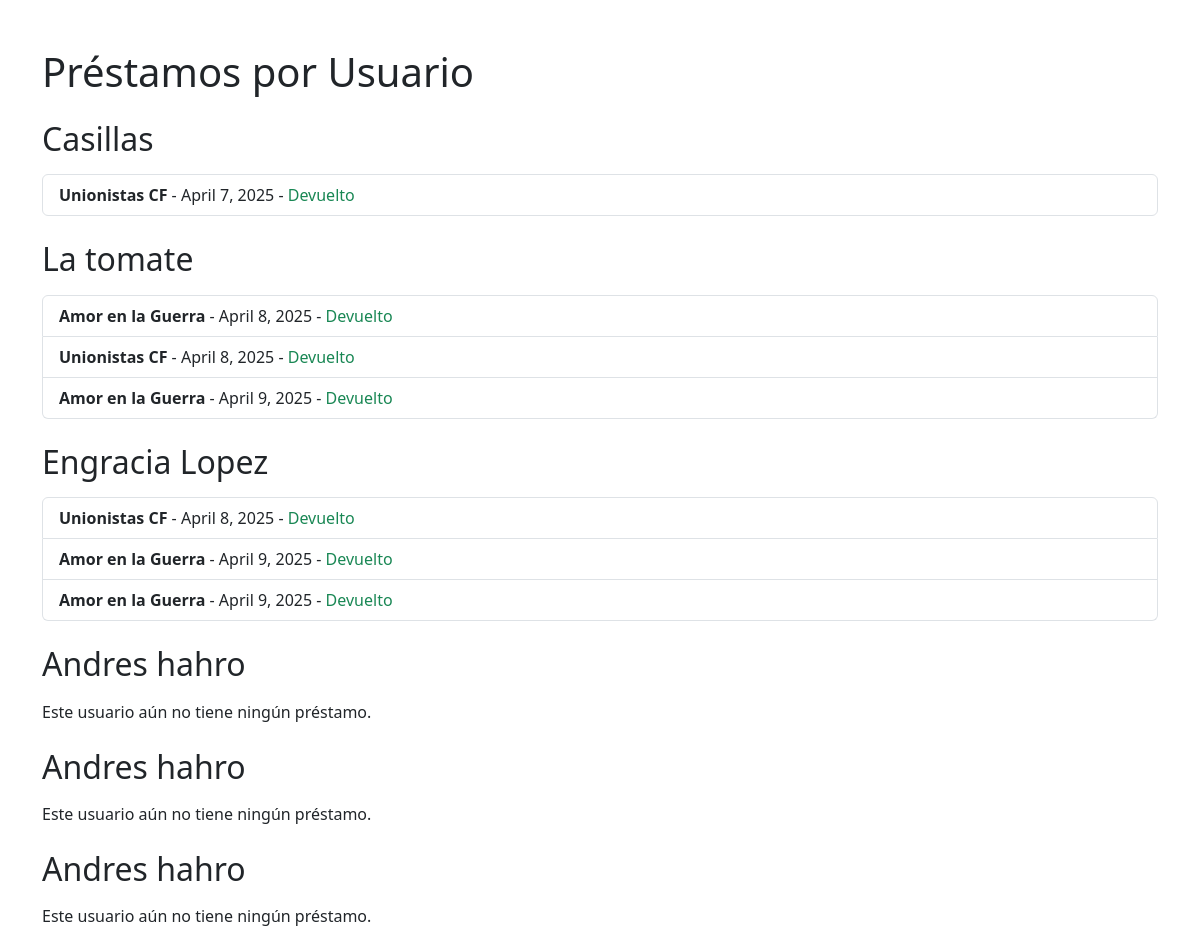
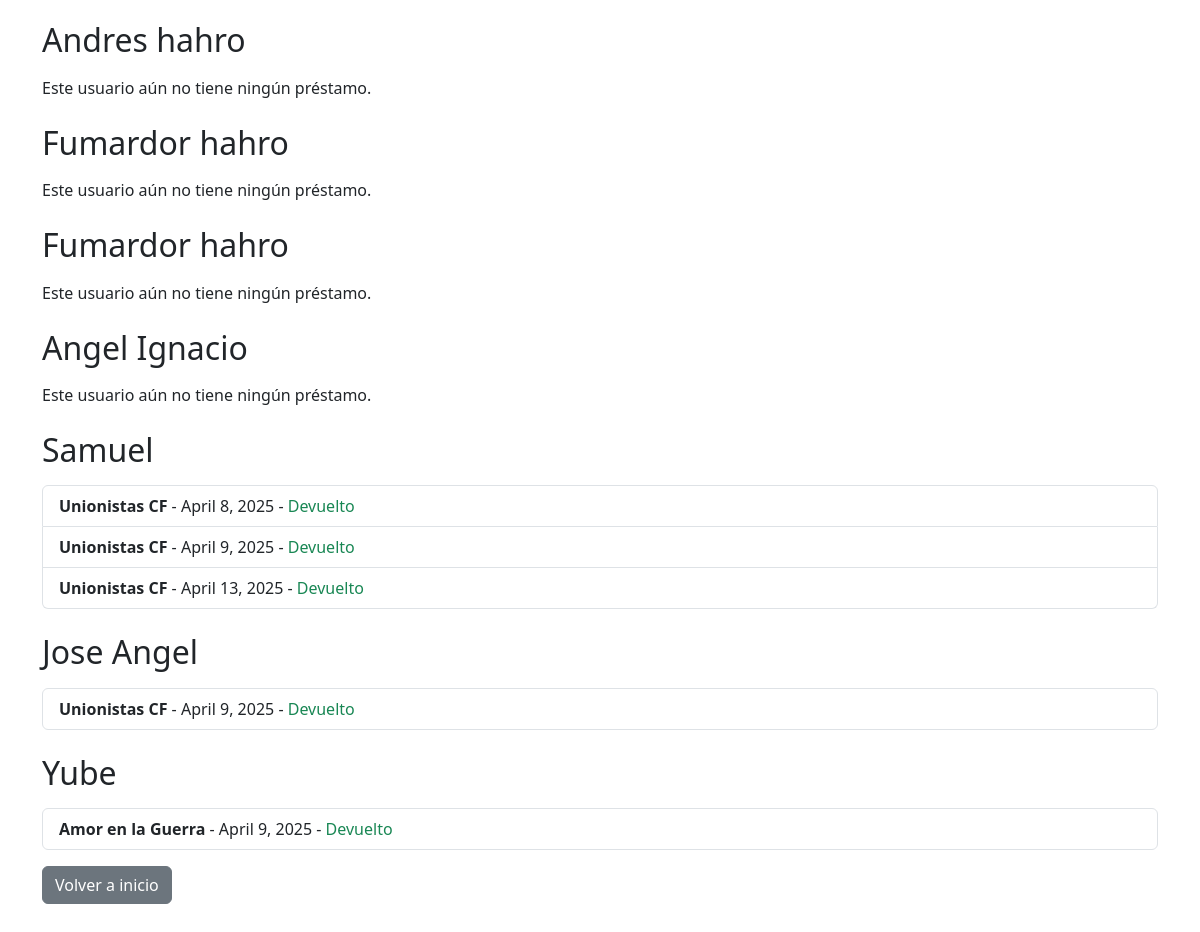
The app's page /prestamos/activos with its own data (2 pictures, top to bottom).
### app/models.py (models this page shows, shortened)
class User(models.Model):
    nombre = models.CharField(max_length=30)
    email = models.EmailField(max_length=50)
    telefono = models.CharField(max_length=9)

class Loan(models.Model):
    usuario = models.ForeignKey(User, on_delete=models.CASCADE)
    libro = models.ForeignKey(Book, on_delete=models.CASCADE)
    fecha = models.DateField(auto_now_add=True)
    devuelto = models.BooleanField(default=False)

class Book(models.Model):
    titulo = models.CharField(max_length=40, blank=False, unique=True, null=False)
    autor = models.CharField(max_length=20)
    editorial = models.CharField(max_length=30)
    biblioteca = models.ForeignKey(Library, on_delete=models.CASCADE)

### app/views.py (the view)
# urls.py: path('prestamos/activos', prestamos_por_usuario , name='prestamos_por_usuario'),
def prestamos_por_usuario(request):
    usuarios = User.objects.all().prefetch_related('loan_set__libro')
    return render(request, 'historial_prestamos_usuario.html', {'usuarios': usuarios})

### app/templates/historial_prestamos_usuario.html (shortened to what this page needs)
<!DOCTYPE html>
<html lang="es">
<head>
    <link href="https://cdn.jsdelivr.net/npm/bootstrap@5.3.0-alpha1/dist/css/bootstrap.min.css" rel="stylesheet">
</head>
<body>
  <div class="container my-5">
    <h1 class="mb-4">Préstamos por Usuario</h1>
    {% for usuario in usuarios %}
      <h2 class="mt-4">{{ usuario.nombre }}</h2>
      {% if usuario.loan_set.all %}
        <ul class="list-group mt-3">
          {% for prestamo in usuario.loan_set.all %}
            <li class="list-group-item">
              <strong>{{ prestamo.libro.titulo }}</strong> -
              {{ prestamo.fecha }} -
              {% if prestamo.devuelto %}
                <span class="text-success">Devuelto</span>
              {% else %}
                <span class="text-danger">No devuelto</span>
                <form method="post" action="{% url 'devolver_prestamo' prestamo.id %}" style="display:inline;">
                  {% csrf_token %}
                  <button type="submit" class="btn btn-warning btn-sm">Marcar como devuelto</button>
                </form>
              {% endif %}
            </li>
          {% endfor %}
        </ul>
      {% else %}
        <p class="mt-3">Este usuario aún no tiene ningún préstamo.</p>
      {% endif %}
    {% endfor %}
    <a href="{% url 'inicio' %}" class="btn btn-secondary mt-3">Volver a inicio</a>
  </div>
</body>
</html>

### records on screen
User: nombre "Casillas"
Loan: libro.titulo "Unionistas CF", fecha "April 7, 2025", devuelto "Devuelto"
User: nombre "La tomate"
Loan: libro.titulo "Amor en la Guerra", fecha "April 8, 2025", devuelto "Devuelto"
Loan: libro.titulo "Unionistas CF", fecha "April 8, 2025", devuelto "Devuelto"
Loan: libro.titulo "Amor en la Guerra", fecha "April 9, 2025", devuelto "Devuelto"
User: nombre "Engracia Lopez"
Loan: libro.titulo "Unionistas CF", fecha "April 8, 2025", devuelto "Devuelto"
Loan: libro.titulo "Amor en la Guerra", fecha "April 9, 2025", devuelto "Devuelto"
Loan: libro.titulo "Amor en la Guerra", fecha "April 9, 2025", devuelto "Devuelto"
User: nombre "Andres hahro", shows "Este usuario aún no tiene ningún préstamo."
User: nombre "Andres hahro", shows "Este usuario aún no tiene ningún préstamo."
User: nombre "Andres hahro", shows "Este usuario aún no tiene ningún préstamo."
User: nombre "Andres hahro", shows "Este usuario aún no tiene ningún préstamo."
User: nombre "Fumardor hahro", shows "Este usuario aún no tiene ningún préstamo."
User: nombre "Fumardor hahro", shows "Este usuario aún no tiene ningún préstamo."
User: nombre "Angel Ignacio", shows "Este usuario aún no tiene ningún préstamo."
User: nombre "Samuel"
Loan: libro.titulo "Unionistas CF", fecha "April 8, 2025", devuelto "Devuelto"
Loan: libro.titulo "Unionistas CF", fecha "April 9, 2025", devuelto "Devuelto"
Loan: libro.titulo "Unionistas CF", fecha "April 13, 2025", devuelto "Devuelto"
User: nombre "Jose Angel"
Loan: libro.titulo "Unionistas CF", fecha "April 9, 2025", devuelto "Devuelto"
User: nombre "Yube"
Loan: libro.titulo "Amor en la Guerra", fecha "April 9, 2025", devuelto "Devuelto"
